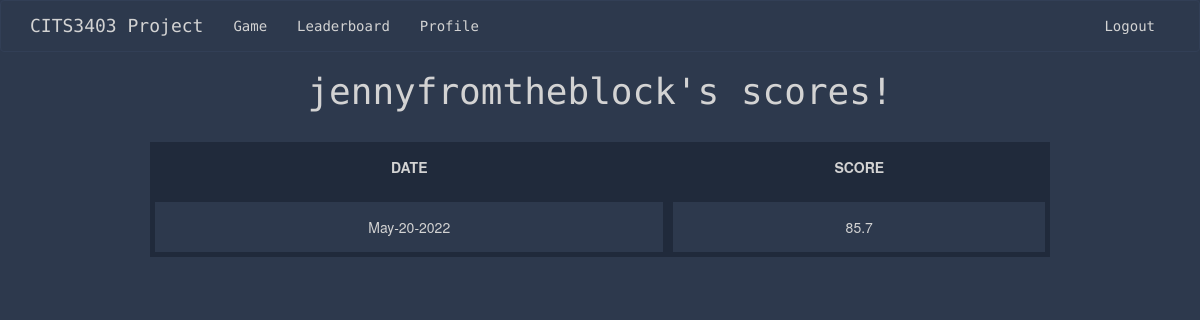
The page /user_stats (signed in) on the database as committed earlier.
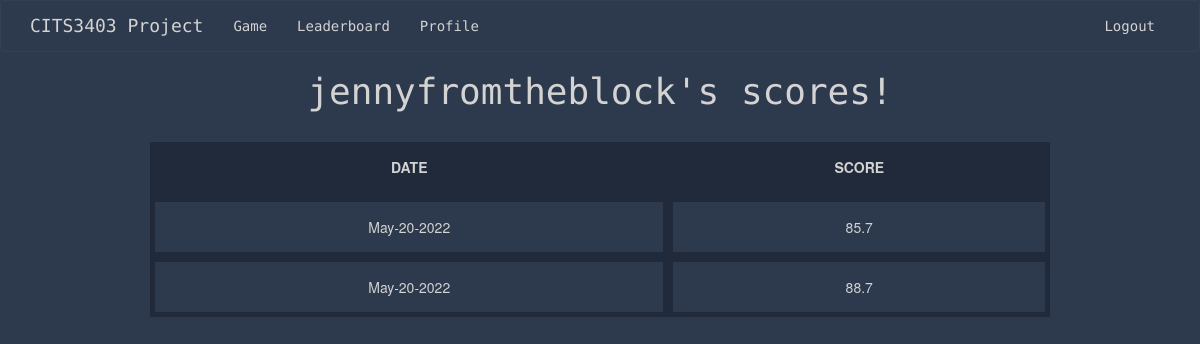
The same page on the database as committed later.
### app/models.py (models this page shows)
class Score(UserMixin, db.Model):
    id = db.Column(db.Integer, primary_key=True)
    user_score = db.Column(db.Integer)
    user_id = db.Column(db.Integer, db.ForeignKey("user.id"))
    today = date.today()
    format_date = today.strftime("%b-%d-%Y") #strips minutes, formats the date eg May-16-2022
    date = db.Column(db.String, default=format_date)

### app/routes.py (the view)
@app.route('/user_stats')
def user_stats():
    if current_user.is_authenticated:
        user_id = current_user.id
        my_scores = Score.query.filter_by(user_id=user_id)
        return render_template('user.html', user=my_scores)
    return render_template('user.html', title='Profile')

### app/models.py (called while the page is built)
    @login.user_loader
    def load_user(id):
        return User.query.get(int(id))

### app/templates/user.html
{% extends "base.html" %}
{% block content %}
    <h1>{{ current_user.username }}'s scores! </h1>
   <table id="myTable" class="tablesorter">
    <thead>
        <tr>
            <th> DATE </th>
            <th> SCORE </th>
        </tr>
    </thead>
    <tbody>
        {% for user in user %}
            <tr>
                <td> {{ user.date }} </td>
                <td> {{ user.user_score }} </td>
            </tr>
        {% endfor %}
    </tbody>
</table>
</body>
{% endblock %}

Rows that differ between the two databases and show on the page:
added Score: date "May-20-2022", user_score "88.7"
